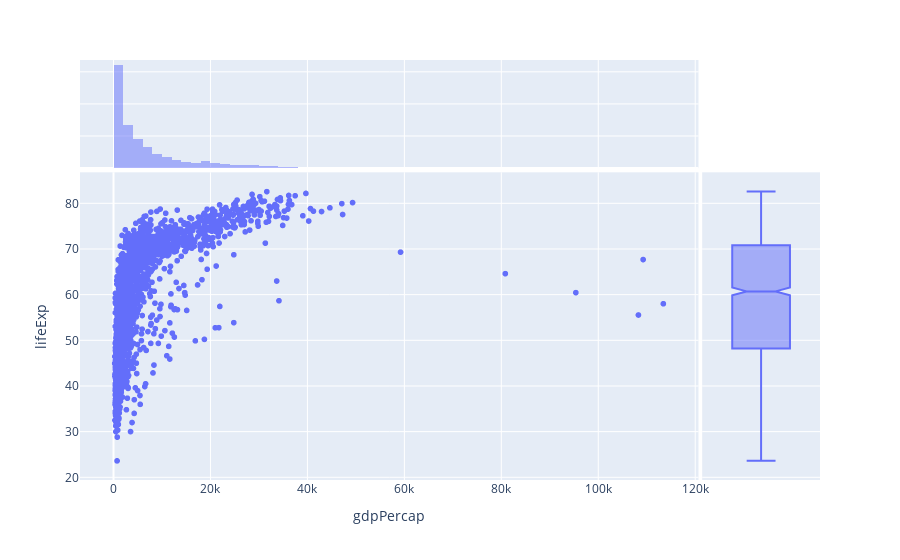

The notebook cell saved with this chart:
### Code cell
px.scatter(data_frame= gapminder, x = 'gdpPercap', y = 'lifeExp', marginal_y='box', marginal_x='histogram')

### Figure 1 — Plotly figure (JSON) as saved in the notebook; plotly's stock layout.template omitted (floating-point values rounded to 4 significant figures; data arrays with more than 128 entries replaced by an {"elided": "..."} marker saying what was removed)
{"data": [{"hovertemplate": "gdpPercap=%{x}<br>lifeExp=%{y}<extra></extra>", "legendgroup": "", "marker": {"color": "#636efa", "symbol": "circle"}, "mode": "markers", "name": "", "showlegend": false, "type": "scattergl", "x": {"elided": "1704 float values"}, "xaxis": "x", "y": {"elided": "1704 float values"}, "yaxis": "y"}, {"alignmentgroup": "True", "bingroup": "x", "hovertemplate": "gdpPercap=%{x}<br>count=%{y}<extra></extra>", "legendgroup": "", "marker": {"color": "#636efa"}, "name": "", "offsetgroup": "", "opacity": 0.5, "showlegend": false, "type": "histogram", "x": {"elided": "1704 float values"}, "xaxis": "x3", "yaxis": "y3"}, {"alignmentgroup": "True", "hovertemplate": "lifeExp=%{y}<extra></extra>", "legendgroup": "", "marker": {"color": "#636efa", "symbol": "circle"}, "name": "", "notched": true, "offsetgroup": "", "showlegend": false, "type": "box", "xaxis": "x2", "y": {"elided": "1704 float values"}, "yaxis": "y2"}], "layout": {"barmode": "overlay", "legend": {"tracegroupgap": 0}, "margin": {"t": 60}, "xaxis": {"anchor": "y", "domain": [0, 0.8358], "title": {"text": "gdpPercap"}}, "xaxis2": {"anchor": "y2", "domain": [0.8408, 1], "matches": "x2", "showgrid": false, "showline": false, "showticklabels": false, "ticks": ""}, "xaxis3": {"anchor": "y3", "domain": [0, 0.8358], "matches": "x", "showgrid": true, "showticklabels": false}, "xaxis4": {"anchor": "y4", "domain": [0.8408, 1], "matches": "x2", "showgrid": false, "showline": false, "showticklabels": false, "ticks": ""}, "yaxis": {"anchor": "x", "domain": [0, 0.7326], "title": {"text": "lifeExp"}}, "yaxis2": {"anchor": "x2", "domain": [0, 0.7326], "matches": "y", "showgrid": true, "showticklabels": false}, "yaxis3": {"anchor": "x3", "domain": [0.7426, 1], "matches": "y3", "showgrid": true, "showline": false, "showticklabels": false, "ticks": ""}, "yaxis4": {"anchor": "x4", "domain": [0.7426, 1], "matches": "y3", "showgrid": true, "showline": false, "showticklabels": false, "ticks": ""}}}
